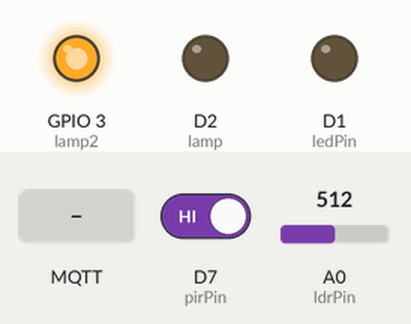
Simulated run of this sketch. Board: ESP8266 (NodeMCU). Shown: output pins drawn as LEDs (lit = HIGH). The inputs (shaded band) are chosen by the test bench; at power-on: A0 (ldrPin) = 512, D7 (pirPin) HIGH. WiFi joins after 1.5 s; servers stay silent unless stated; no MQTT or app messages arrive unless stated; what the sketch prints to the serial monitor is not drawn.

Above: at 2.7 s.
2.8 s: A0 (ldrPin) set to 311
4.3 s: A0 (ldrPin) set to 292
At 5.7 s:
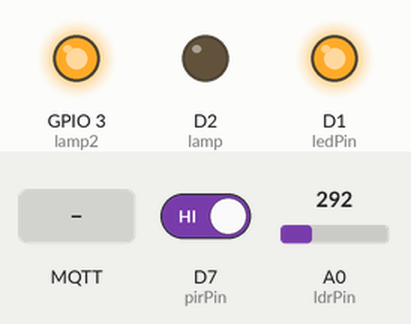
6.0 s: D7 (pirPin) driven LOW
At 7.0 s:
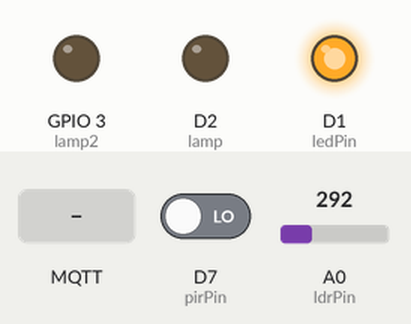
7.5 s: MQTT message "on" arrives on the first subscribed topic
At 8.3 s:
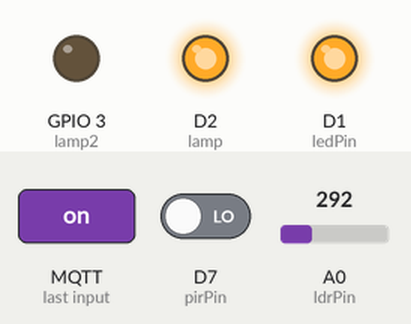
9.0 s: D7 (pirPin) driven HIGH
At 9.5 s:
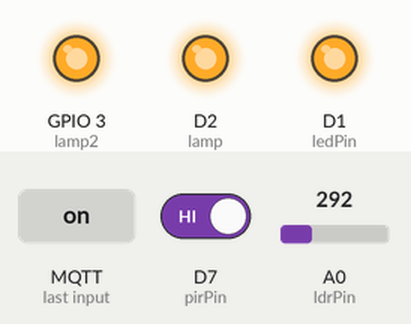
10.5 s: A0 (ldrPin) set to 306
At 11.9 s:
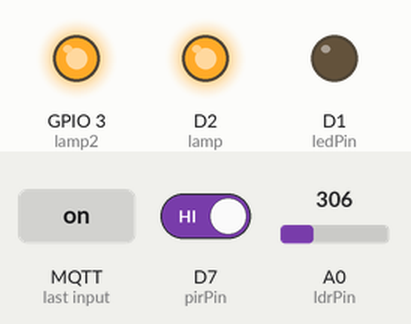
Timing chart, 0 to 13.0 s (numbered marks = the images above; inputs shaded):
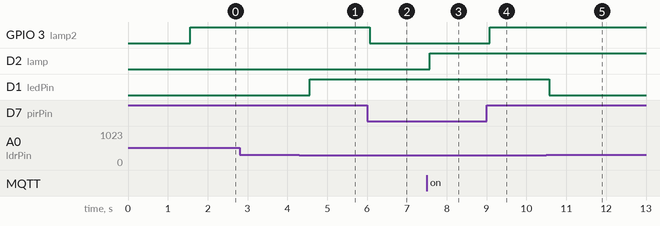

Measured:
- the behaviour switches between 301 and 300 on A0 (ldrPin) (found by bisection; images 0 and 1)
- after the input at 2.8 s, every drawn part: stays the same
- after the input at 4.3 s, D1 (ledPin): LOW → HIGH after 0.27 s
- after the input at 6.0 s, GPIO 3 (lamp2): HIGH → LOW after 0.07 s
- after the input at 7.5 s, D2 (lamp): LOW → HIGH after 0.07 s
- after the input at 9.0 s, GPIO 3 (lamp2): LOW → HIGH after 0.07 s
- after the input at 10.5 s, D1 (ledPin): HIGH → LOW after 0.08 s

The sketch:

project2.ino
```cpp
#include <ESP8266WiFi.h>
#include <PubSubClient.h>
#include "DHT.h"

// DHT sensor type you're using
#define DHTTYPE DHT11   // DHT 11
int pirPin = D7;
int val;

// Credentials for ESP8266 connection to your router
const char* ssid = "slaughter house 2";
const char* password = "Kenya254";

// Computer IP address, so it connects to your MQTT broker
#define mqtt_server "192.168.0.11"

// Initializes the espClient. You should change the espClient name if you have multiple ESPs running in your home automation system
WiFiClient espClient;
PubSubClient client(espClient);

// DHT Sensor - GPIO 2 = D4 on ESP-12E NodeMCU board
const int DHTPin = 2;

// Lamp - LED - GPIO 4 = D2 on ESP-12E NodeMCU board
const int lamp = 4;
const int lamp2 = 3;

//pinout for ldr sensor to led
const int ledPin = 5;
const int ldrPin = A0;


// Initialize DHT sensor.
DHT dht(DHTPin, DHTTYPE);

// Timers auxiliar variables
long now = millis();
long lastMeasure = 0;

// function connects your ESP8266 and NodeMCU to your router
void setup_wifi() {
  delay(10);
  // We start by connecting to a WiFi network
  Serial.println();
  Serial.print("Connecting to ");
  Serial.println(ssid);
  WiFi.begin(ssid, password);
  while (WiFi.status() != WL_CONNECTED) {
    delay(500);
    Serial.print(".");
  }
  Serial.println("");
  Serial.print("WiFi connected - ESP IP address: ");
  Serial.println(WiFi.localIP());
}

// This functions is executed when some device publishes a message to a topic that your ESP8266 is subscribed to
// Change the function below to add logic to your program, so when a device publishes a message to a topic that
// your ESP8266 is subscribed you can actually do something
void callback(String topic, byte* message, unsigned int length) {
  Serial.print("Message arrived on topic: ");
  Serial.print(topic);
  Serial.print(". Message: ");
  String messageTemp;

  for (int i = 0; i < length; i++) {
    Serial.print((char)message[i]);
    messageTemp += (char)message[i];
  }
  Serial.println();

  // Feel free to add more if statements to control more GPIOs with MQTT

  // If a message is received on the topic room/lamp, you check if the message is either on or off. Turns the lamp GPIO according to the message
  if(topic=="room/lamp"){
      Serial.print("Changing Room lamp to ");
      if(messageTemp == "on"){
        digitalWrite(lamp, HIGH);
        Serial.print("On");
      }
      else if(messageTemp == "off"){
        digitalWrite(lamp, LOW);
        Serial.print("Off");
      }
  }
  Serial.println();
}

// This functions reconnects your ESP8266 to your MQTT broker
// Change the function below if you want to subscribe to more topics with your ESP8266
void reconnect() {

  // Loop until we're reconnected
  while (!client.connected()) {
    Serial.print("Attempting MQTT connection...");
    // Attempt to connect

    if (client.connect("ESP8266Client")) {
      Serial.println("connected");
      // Subscribe or resubscribe to a topic
      // You can subscribe to more topics (to control more LEDs in this example)
      client.subscribe("room/lamp");
      client.subscribe("room/lamp2");

    } else {
      Serial.print("failed, rc=");
      Serial.print(client.state());
      Serial.println(" try again in 5 seconds");
      // Wait 5 seconds before retrying
      delay(5000);
    }
  }
}


// The setup function sets your ESP GPIOs to Outputs, starts the serial communication at a baud rate of 115200
// Sets your mqtt broker and sets the callback function
// The callback function is what receives messages and actually controls the LEDs
void setup() {
  pinMode(lamp, OUTPUT);
  pinMode(lamp2, OUTPUT);
  pinMode(ledPin, OUTPUT);
  pinMode(ldrPin, INPUT);

  dht.begin();

  Serial.begin(115200);
  setup_wifi();
  client.setServer(mqtt_server, 1883);
  client.setCallback(callback);

}

// For this project, you don't need to change anything in the loop function. Basically it ensures that you ESP is connected to your broker
void loop() {

  if (!client.connected()) {
    reconnect();
  }
  if(!client.loop())
    client.connect("ESP8266Client");

  now = millis();
  // Publishes new temperature and humidity every 30 seconds
  if (now - lastMeasure > 30000) {
    lastMeasure = now;
    // Sensor readings may also be up to 2 seconds 'old' (its a very slow sensor)
    float h = dht.readHumidity();
    // Read temperature as Celsius (the default)
    float t = dht.readTemperature();
    // Read temperature as Fahrenheit (isFahrenheit = true)
    float f = dht.readTemperature(true);

    // Check if any reads failed and exit early (to try again).
    if (isnan(h) || isnan(t) || isnan(f)) {
      Serial.println("Failed to read from DHT sensor!");
      return;
    }

    // Computes temperature values in Celsius
    float hic = dht.computeHeatIndex(t, h, false);
    static char temperatureTemp[7];
    dtostrf(hic, 6, 2, temperatureTemp);

    // Uncomment to compute temperature values in Fahrenheit
    // float hif = dht.computeHeatIndex(f, h);
    // static char temperatureTemp[7];
    // dtostrf(hif, 6, 2, temperatureTemp);

    static char humidityTemp[7];
    dtostrf(h, 6, 2, humidityTemp);

    // Publishes Temperature and Humidity values
    client.publish("room/temperature", temperatureTemp);
    client.publish("room/humidity", humidityTemp);

    Serial.print("Humidity: ");
    Serial.print(h);
    Serial.print(" %\t Temperature: ");
    Serial.print(t);
    Serial.print(" *C ");
    Serial.print(f);
    Serial.print(" *F\t Heat index: ");
    Serial.print(hic);
    Serial.println(" *C ");
    // Serial.print(hif);
    // Serial.println(" *F");
  }

//for ldr sensor to turn on LED
  int ldrStatus = analogRead(ldrPin);
  if (ldrStatus <=300) {

  digitalWrite(ledPin, HIGH);
  Serial.print(ldrStatus);
  Serial.println("LDR is DARK, LED is ON");
  }
  else {
  digitalWrite(ledPin, LOW);
  Serial.println("LED is OFF");
  }

//for Pir motion sensor
  val = digitalRead(pirPin);
  if (val == LOW)
     {
      digitalWrite(lamp2, LOW);
      Serial.println("No motion");
      client.publish("room/motion", "No Motion Detected");
     }
  else
     {
      digitalWrite(lamp2, HIGH);
      Serial.println("Motion detected  ALARM");
      client.publish("room/motion", "Motion detected. Lights ON!");
     }
    delay(1500);
}
```
